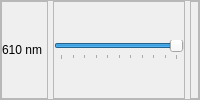
                        <widget class="QFrame" name="Chrolis11_frame">
                         <property name="frameShape">
                          <enum>QFrame::StyledPanel</enum>
                         </property>
                         <property name="frameShadow">
                          <enum>QFrame::Raised</enum>
                         </property>
                         <layout class="QHBoxLayout" name="aa_23">
                          <property name="spacing">
                           <number>5</number>
                          </property>
                          <property name="leftMargin">
                           <number>0</number>
                          </property>
                          <property name="topMargin">
                           <number>0</number>
                          </property>
                          <property name="rightMargin">
                           <number>0</number>
                          </property>
                          <property name="bottomMargin">
                           <number>0</number>
                          </property>
                          <item>
                           <widget class="QFrame" name="Chrolis11_Display_frame">
                            <property name="maximumSize">
                             <size>
                              <width>125</width>
                              <height>16777215</height>
                             </size>
                            </property>
                            <property name="frameShape">
                             <enum>QFrame::StyledPanel</enum>
                            </property>
                            <property name="frameShadow">
                             <enum>QFrame::Raised</enum>
                            </property>
                            <layout class="QHBoxLayout" name="Chrolis11_toggleButton_layout">
                             <property name="spacing">
                              <number>0</number>
                             </property>
                             <property name="leftMargin">
                              <number>0</number>
                             </property>
                             <property name="topMargin">
                              <number>0</number>
                             </property>
                             <property name="rightMargin">
                              <number>5</number>
                             </property>
                             <property name="bottomMargin">
                              <number>0</number>
                             </property>
                             <item>
                              <widget class="QLabel" name="Chrolis11_Display_label">
                               <property name="text">
                                <string>610 nm</string>
                               </property>
                               <property name="alignment">
                                <set>Qt::AlignLeading|Qt::AlignLeft|Qt::AlignVCenter</set>
                               </property>
                              </widget>
                             </item>
                            </layout>
                           </widget>
                          </item>
                          <item>
                           <widget class="QFrame" name="Chrolis11_Slider_frame">
                            <property name="maximumSize">
                             <size>
                              <width>225</width>
                              <height>16777215</height>
                             </size>
                            </property>
                            <property name="frameShape">
                             <enum>QFrame::StyledPanel</enum>
                            </property>
                            <property name="frameShadow">
                             <enum>QFrame::Raised</enum>
                            </property>
                            <layout class="QHBoxLayout" name="horizontalLayout_75">
                             <property name="spacing">
                              <number>0</number>
                             </property>
                             <property name="leftMargin">
                              <number>0</number>
                             </property>
                             <property name="topMargin">
                              <number>0</number>
                             </property>
                             <property name="rightMargin">
                              <number>0</number>
                             </property>
                             <property name="bottomMargin">
                              <number>0</number>
                             </property>
                             <item>
                              <widget class="QSlider" name="Chrolis11_Slider">
                               <property name="maximum">
                                <number>100</number>
                               </property>
                               <property name="sliderPosition">
                                <number>100</number>
                               </property>
                               <property name="orientation">
                                <enum>Qt::Horizontal</enum>
                               </property>
                               <property name="tickPosition">
                                <enum>QSlider::TicksBelow</enum>
                               </property>
                               <property name="tickInterval">
                                <number>10</number>
                               </property>
                              </widget>
                             </item>
                            </layout>
                           </widget>
                          </item>
                          <item>
                           <widget class="QFrame" name="Chrolis11_Light_frame">
                            <property name="maximumSize">
                             <size>
                              <width>50</width>
                              <height>16777215</height>
                             </size>
                            </property>
                            <property name="frameShape">
                             <enum>QFrame::StyledPanel</enum>
                            </property>
                            <property name="frameShadow">
                             <enum>QFrame::Raised</enum>
                            </property>
                            <layout class="QHBoxLayout" name="horizontalLayout_76">
                             <property name="spacing">
                              <number>0</number>
                             </property>
                             <property name="leftMargin">
                              <number>0</number>
                             </property>
                             <property name="topMargin">
                              <number>0</number>
                             </property>
                             <property name="rightMargin">
                              <number>0</number>
                             </property>
                             <property name="bottomMargin">
                              <number>0</number>
                             </property>
                             <item>
                              <widget class="QLabel" name="Chrolis11_Value">
                               <property name="text">
                                <string/>
                               </property>
                               <property name="alignment">
                                <set>Qt::AlignCenter</set>
                               </property>
                              </widget>
                             </item>
                            </layout>
                           </widget>
                          </item>
                         </layout>
                        </widget>
